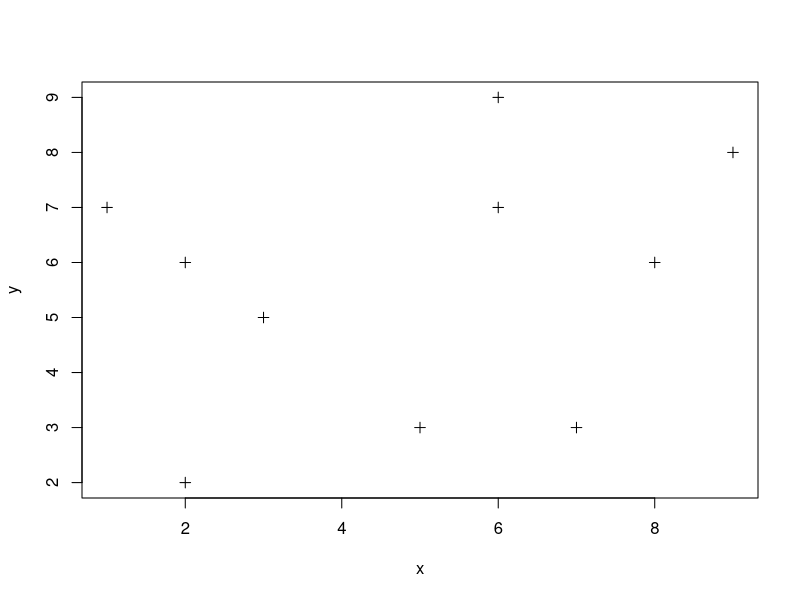
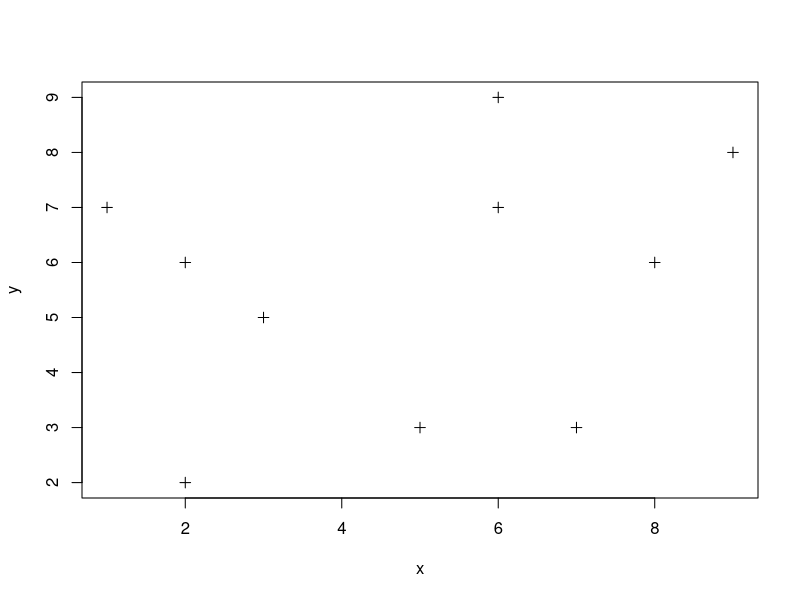
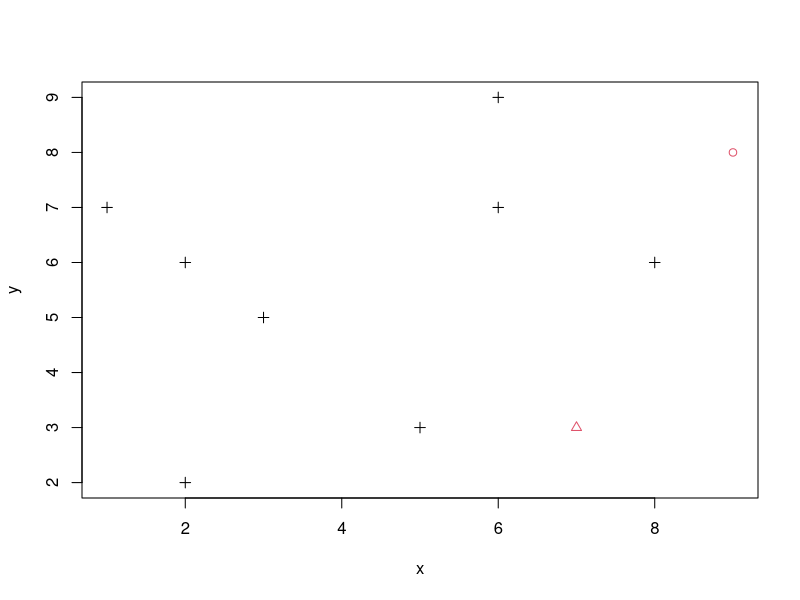
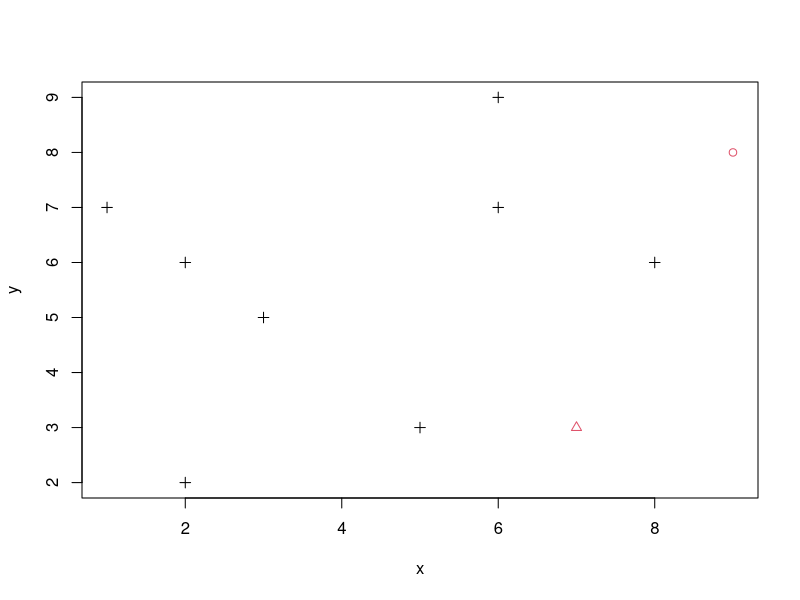
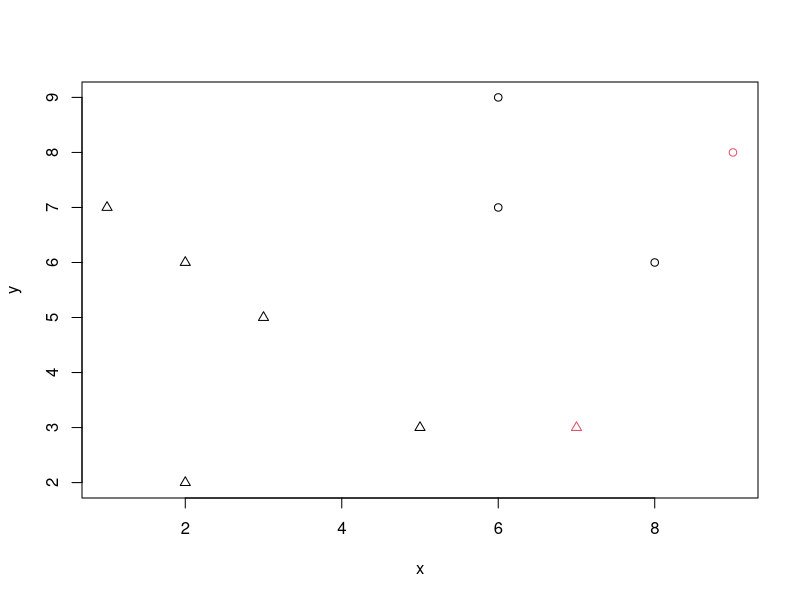
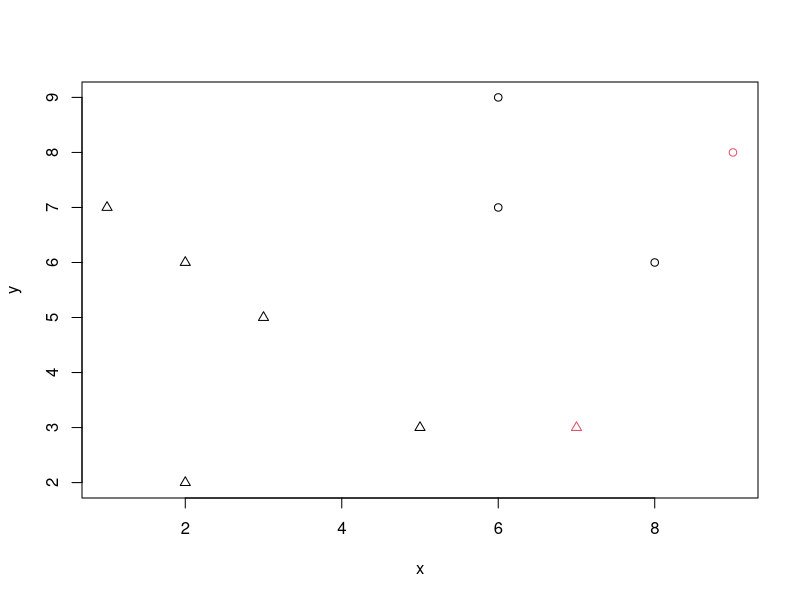
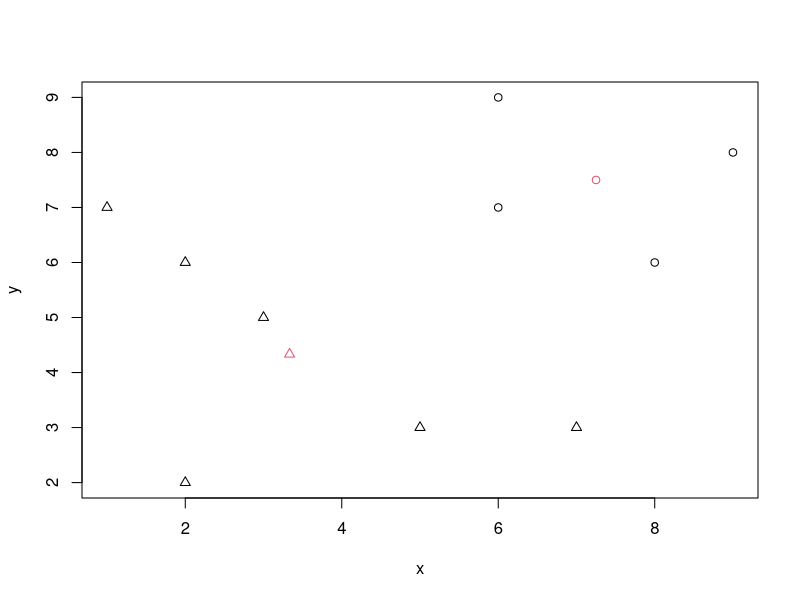
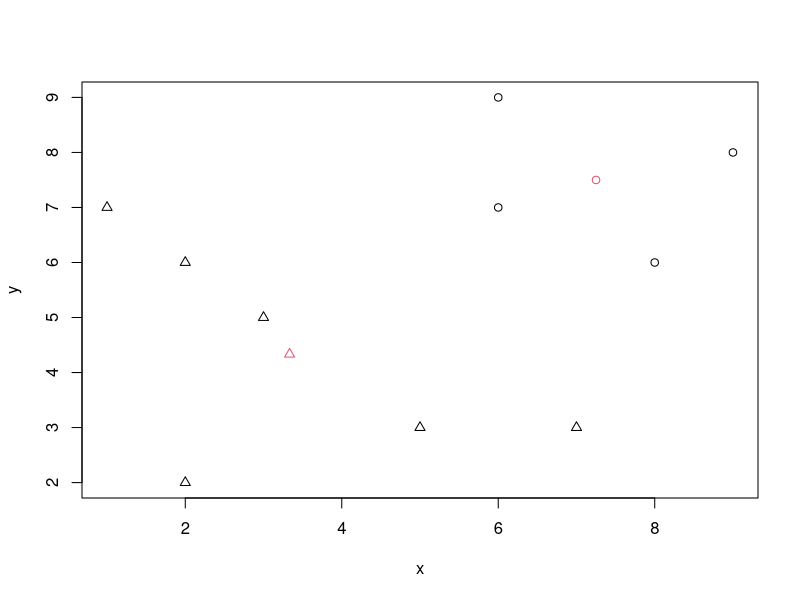

Reproduce these figures in R, in order.
x <- c(1, 2, 5, 3, 9, 2, 8, 7, 6, 6)
y <- c(7, 6, 3, 5, 8, 2, 6, 3, 9, 7)

n <- 10
black <- 1
red <- 2
circle <- 1
triangle <- 2
cross <- 3

df <- data.frame(x, y, forms = rep(cross, n), colors = rep(black, n))

save_images <- function(filename, df) {
  png(paste(filename, ".png", sep = ""))
  plot(df$x, df$y, pch = df$forms, col = df$colors, xlab = "x", ylab = "y")
  dev.off()
  svg(paste(filename, ".svg", sep = ""))
  plot(df$x, df$y, pch = df$forms, col = df$colors, xlab = "x", ylab = "y")
  dev.off()
}

save_images("kmeans_before", df)

index1 <- 5
index2 <- 8
df$forms[index1] <- circle
df$forms[index2] <- triangle
df$colors[index1] <- red
df$colors[index2] <- red
save_images("kmeans_init", df)

dist <- function(x1, y1, x2, y2) {
  return(sqrt((x1 - x2)^2 + (y1 - y2)^2))
}

x1 <- df$x[index1]
y1 <- df$y[index1]
form1 <- circle
x2 <- df$x[index2]
y2 <- df$y[index2]
form2 <- triangle

df$forms <- apply(df, 1,
               function(row) {
                 d1 <- dist(row[1], row[2], x1, y1)
                 d2 <- dist(row[1], row[2], x2, y2)
                 if (d1 < d2) {
                   return(form1)
                 } else {
                   return(form2)
                 }
               })
save_images("kmeans_first", df)

x1 <- mean(df[df$forms == form1, "x"])
y1 <- mean(df[df$forms == form1, "y"])
x2 <- mean(df[df$forms == form2, "x"])
y2 <- mean(df[df$forms == form2, "y"])
df$colors <- rep(1, n)
df <- rbind(df, c(x1, y1, form1, red), c(x2, y2, form2, red))
save_images("new_center", df)
